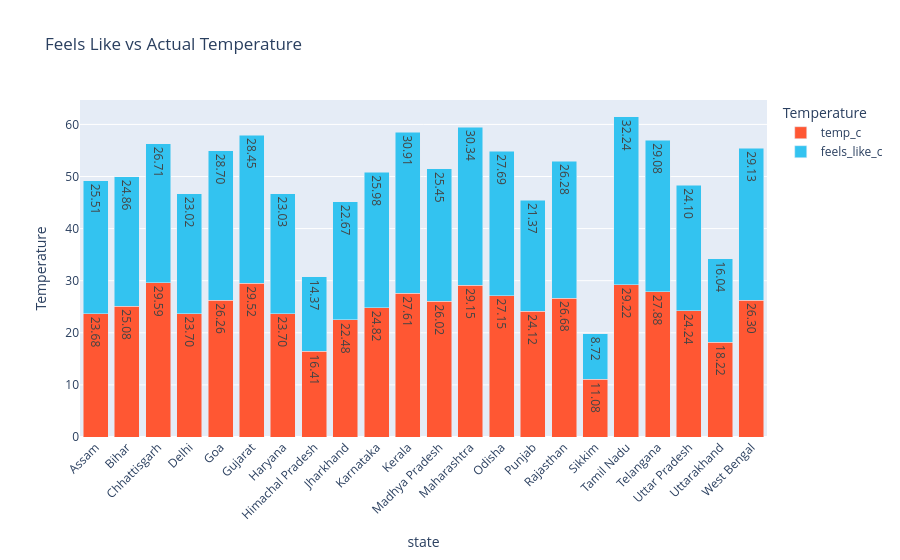

The notebook cell saved with this chart:
### Code cell
plot_df = Temp.reset_index()

# 2. Create the stacked bar chart
fig = px.bar(
    plot_df, 
    x='state', 
    y=['temp_c', 'feels_like_c'], 
    title='Feels Like vs Actual Temperature',
    barmode='stack', # This stacks the bars
    labels={'value': 'Temperature', 'variable': 'Temperature', 'city': 'City'},
    color_discrete_map={
        'temp_c': '#FF5733',        # Color for actual temperature
        'feels_like_c': '#33C3F0'   # Color for feels like temperature
    }
)

# Optional: Improve layout and formatting
fig.update_traces(texttemplate='%{y:.2f}', textposition='inside') # Adds values inside the bar segments
fig.update_layout(xaxis_tickangle=-45) # Rotates city names for better readability

fig.show()

### Figure 1 — Plotly figure (JSON) as saved in the notebook; plotly's stock layout.template omitted (floating-point values rounded to 4 significant figures)
{"data": [{"hovertemplate": "Temperature=%{y}<br>state=%{x}<extra></extra>", "legendgroup": "temp_c", "marker": {"color": "#FF5733", "pattern": {"shape": ""}}, "name": "temp_c", "orientation": "v", "showlegend": true, "textposition": "inside", "texttemplate": "%{y:.2f}", "type": "bar", "x": ["Assam", "Bihar", "Chhattisgarh", "Delhi", "Goa", "Gujarat", "Haryana", "Himachal Pradesh", "Jharkhand", "Karnataka", "Kerala", "Madhya Pradesh", "Maharashtra", "Odisha", "Punjab", "Rajasthan", "Sikkim", "Tamil Nadu", "Telangana", "Uttar Pradesh", "Uttarakhand", "West Bengal"], "xaxis": "x", "y": [23.68, 25.08, 29.59, 23.7, 26.26, 29.52, 23.7, 16.41, 22.48, 24.82, 27.61, 26.02, 29.15, 27.15, 24.12, 26.68, 11.08, 29.22, 27.88, 24.24, 18.22, 26.3], "yaxis": "y"}, {"hovertemplate": "Temperature=%{y}<br>state=%{x}<extra></extra>", "legendgroup": "feels_like_c", "marker": {"color": "#33C3F0", "pattern": {"shape": ""}}, "name": "feels_like_c", "orientation": "v", "showlegend": true, "textposition": "inside", "texttemplate": "%{y:.2f}", "type": "bar", "x": ["Assam", "Bihar", "Chhattisgarh", "Delhi", "Goa", "Gujarat", "Haryana", "Himachal Pradesh", "Jharkhand", "Karnataka", "Kerala", "Madhya Pradesh", "Maharashtra", "Odisha", "Punjab", "Rajasthan", "Sikkim", "Tamil Nadu", "Telangana", "Uttar Pradesh", "Uttarakhand", "West Bengal"], "xaxis": "x", "y": [25.51, 24.86, 26.71, 23.02, 28.7, 28.45, 23.03, 14.37, 22.67, 25.98, 30.91, 25.45, 30.34, 27.69, 21.37, 26.28, 8.725, 32.24, 29.08, 24.1, 16.04, 29.13], "yaxis": "y"}], "layout": {"barmode": "stack", "legend": {"title": {"text": "Temperature"}, "tracegroupgap": 0}, "title": {"text": "Feels Like vs Actual Temperature"}, "xaxis": {"anchor": "y", "domain": [0, 1], "tickangle": -45, "title": {"text": "state"}}, "yaxis": {"anchor": "x", "domain": [0, 1], "title": {"text": "Temperature"}}}}
